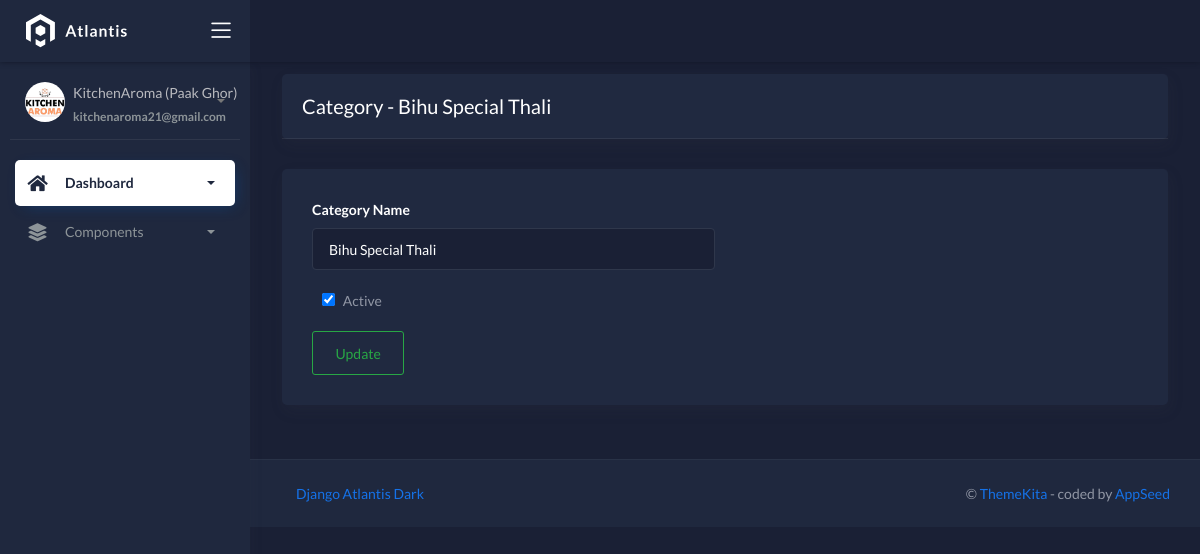
The page /category_edit/1 (signed in) on the database as committed earlier.
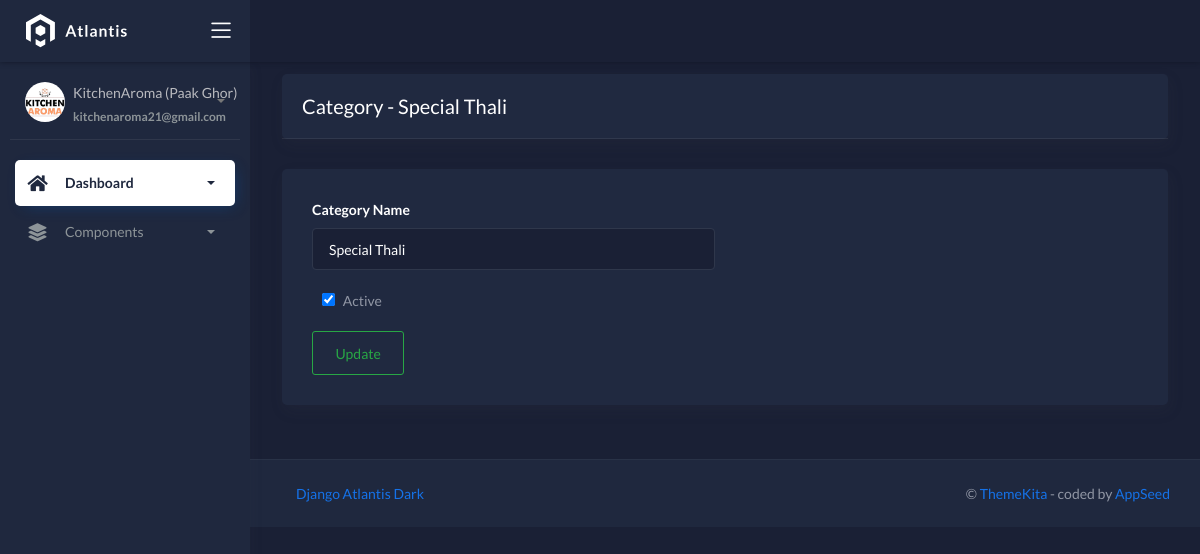
The same page on the database as committed later.
### base/models.py (models this page shows, shortened)
class Category(models.Model):
    kitchen = models.ForeignKey(Kitchen, on_delete=models.PROTECT)
    category_title = models.CharField(max_length=100)
    active = models.BooleanField(default=True)

### adminkitchen/views.py (the view)
# urls.py: path('category_edit/<int:pk>', views.category_edit),
@login_required(login_url="/login_adminkitchen")
def category_edit(request, pk):
    user = request.user
    kitchen = Kitchen.objects.get(user=user)
    category = Category.objects.get(id=pk)
    checked = ""
    if category.active == True:
        checked = "checked"
    if request.method == "POST":
        category.category_title = request.POST["category_title"]
        category.active = request.POST.get('active', '') == 'on'
        category.save()
        return redirect(category_list)
    context = {
        "kitchen": kitchen,
        "category": category,
        "checked": checked
    }
    return render(request, "adminkitchen/category_edit.html", context)

### adminkitchen/templates/adminkitchen/category_edit.html (shortened to what this page needs)
{% extends "layouts/base.html" %}
{% load crispy_forms_tags %}
{% block content %}
<div class="page-inner">
    <div class="page-header">
        <h4 class="page-title">Category - {{ category.category_title }}</h4>
    </div>
    <div class="row">
        <div class="col-md-12">
            <div class="card">
                <div class="card-header">
                    <div class="card-title">
                        <span>
                            Category - {{ category.category_title }}
                        </span>
                    </div>
                </div>
            </div>
        </div>
    </div>
    <div class="row">
        <div class="col-md-12">
            <div class="card">
                <div class="card-body">
                    <form action="" method="POST">{% csrf_token %}
                        <div class="form-group">
                            <label for="category_title">Category Name</label>
                            <input type="text" value="{{ category.category_title }}" id="category_title"
                                name="category_title" class="form-control">
                        </div>
                        <div class="form-group">
                            <input type="checkbox" class="form-control" name="active" id="active"
                                style="width: 13px; display: inline; cursor: pointer;" {{ checked }}>
                            <span style="margin-left: 5px;">Active</span>
                        </div>
                        <div class="form-group">
                            <button class="btn btn-outline-success">Update</button>
                        </div>
                    </form>
                </div>
            </div>
        </div>
    </div>
</div>
{% endblock content %}

Rows that differ between the two databases and show on the page:
changed Category: category_title "Bihu Special Thali" → "Special Thali"
